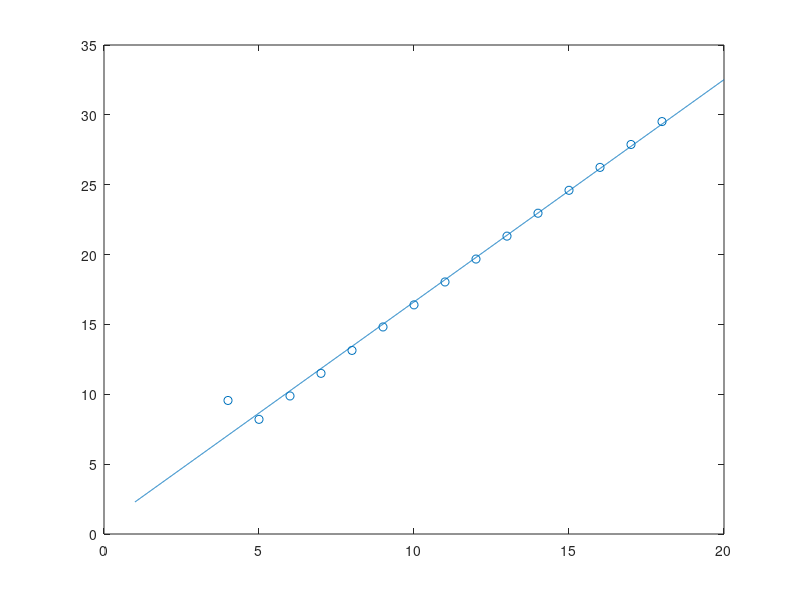

Write the MATLAB code that produced this figure.
clc 
clear
close all
%{
LEAST SQUARE METHOD

E --> Summition.
d --> Paritial derivative
X --> Chii (susceptability)


Curve Fitting in various data points and understanding the trends,
minimizing the error is the most important part of curve fitting

    d1=y1-f(x1)--> Error d1 must be minimum wrt to every other Ys
        
        to minimize the error: d1= (y1-f(x1))^2 --> to make it positive &
        it's magnitude is considered.

        hence: fx = E n=0 to m (an*x^n) ---> at m=1
                                                
                    f(x)= a0 + a1*x

a0 --> slope
a1 --> y-intercept

as, it is a straight line function.

Therefore:
                
                X^2= E i=1 to m (f(xi)-yi)^2

dX^2/da0 = 0 -----> Equating it to zero to minimize;

let's say we have 2 data points:
for f(x)=a0+a1*x


therefore: dX^2/da0 = 2[a0 + a1(x1+x2) - (y1+y2)] = 0
           dX^2/da1 = 2[a0(x1+x2) + a1(x1^2+x2^2) - y1*x1 + y2*x2] = 0 


for General no. of data points:

for a0:

dX^2/da0 = 2*(a0+a1*xi-fi)=0

hence, (n+1)*a0+ a1 * (xi) - fi = 0

**{this is equal to: (n+1) a0 + c1* a1 - c3 = 0}** --> IMPORTANT

for a1:

dX^2/da1 = 2*((a0 + a1*xi) - fi)*xi = 0

hence, a0*xi + a1*(xi^2) - fi*xi = 0

**{this is equal to: c1*a0 + c2*a1 - c4 = 0}** --> IMPORTANT

[ n+1  c1 ] * [a0] = [c3]
[ c1   c2 ]   [a1] = [c4]



%}

t=1:0.01:20;
k=4:1:18;
qk=[9.558,8.206,9.880,11.50,13.14,14.82,16.40,18.04,19.68,21.32,22.96,24.60,26.24,27.88,29.52];
n=numel(k);
c1=sum(k);
c2=sum(k.^2);
c3=sum(qk);
c4=sum(k.*qk);

C=[n+1 c1;c1 c2];

A=C\[c3;c4];

a0=A(1);%hence we found slope
a1=A(2);%hence we found y-intercept

fqk=@(x) a0 + a1.*(x);

plot(t,fqk(t));
hold on 
scatter(k,qk);
